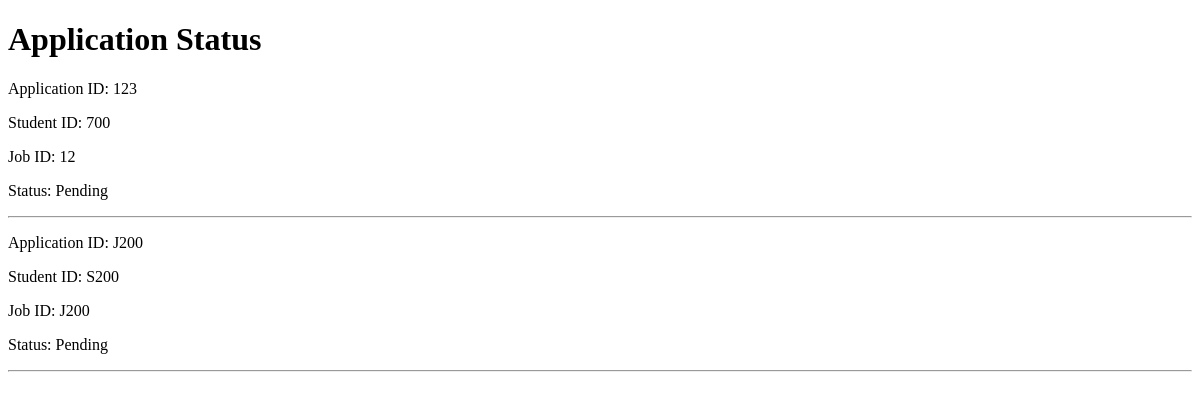
/apply/status, run on an earlier commit of the app's database.
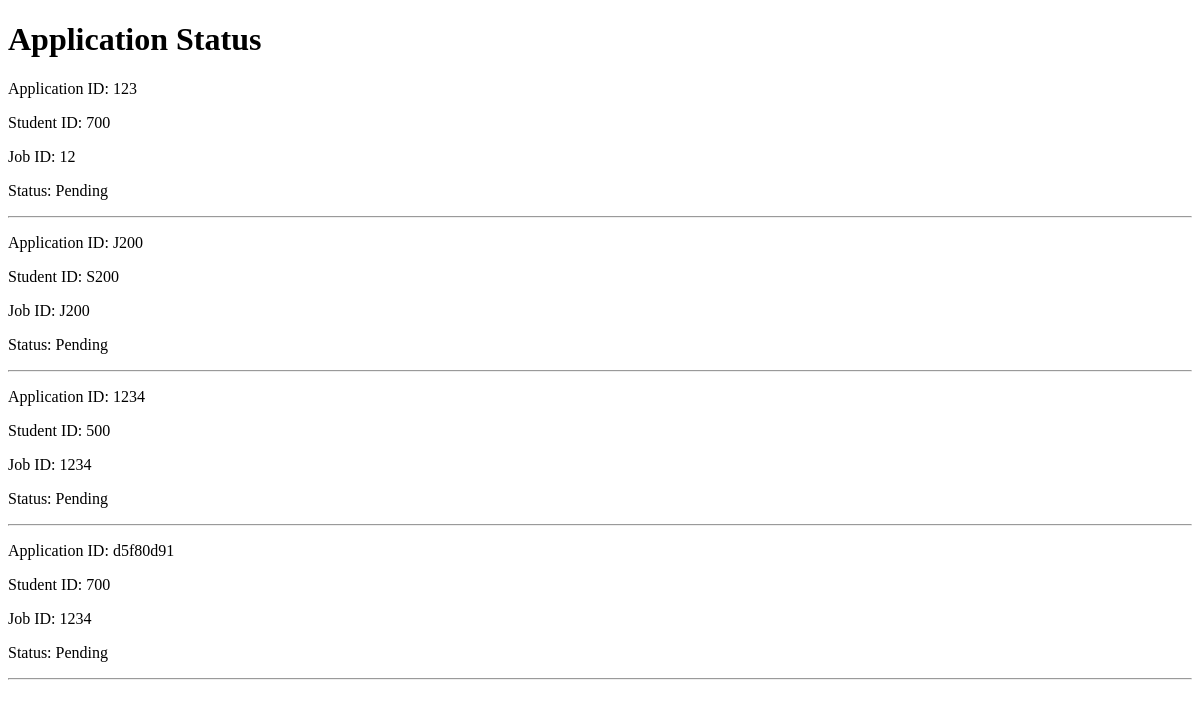
And on a later commit of the database.
### tables this page shows
CREATE TABLE applications(
    application_id text PRIMARY KEY,
    student_id text,
    job_id text,
    status text);

### app.py (the view)
@app.route("/apply/status")
def apply_status():
    conn = sqlite3.connect(r"C:\Users\binnu\OneDrive\Desktop\iit_project\placement.db", timeout=10)
    cursor = conn.cursor()
    cursor.execute("SELECT * FROM applications")
    applications = cursor.fetchall()
    conn.close()
    return render_template("jobstatus.html", applications=applications)

### templates/jobstatus.html (shortened to what this page needs)
<!DOCTYPE html>
<html>
<head>
</head>
<body>
<h1>Application Status</h1>
{% for app in applications %}
    <p>Application ID: {{ app[0] }}</p>
    <p>Student ID: {{ app[1] }}</p>
    <p>Job ID: {{ app[2] }}</p>
    <p>Status: {{ app[3] }}</p>
    <hr>
{% endfor %}
</body>
</html>

What changed in the data, as far as the page shows it:
added applications: application_id "1234", student "500", job "1234", status "Pending"
added applications: application_id "d5f80d91", student "700", job "1234", status "Pending"
